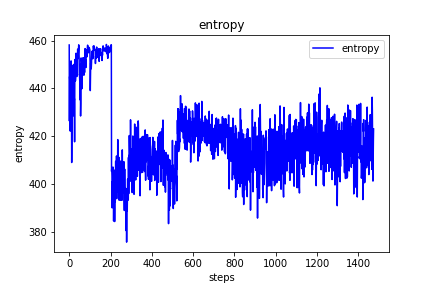
#> input picture entropy.png, 432 x 288 px
$ python -i util.py   (imports and definitions only)   (older library calls are emulated)
#> lines starting #> are read from the running program, lines starting #| are printed output that depends on the picture
#!/usr/bin/env python
# coding: utf-8

# In[ ]:


# util
import numpy as np
import time
from PIL import Image
from config import IMG_H, IMG_W


def get_seed():
    t      = str(time.time()).split('.')
    first  = t[0][-7:]
    second = t[1][:2]
    if len(second) < 2:
        second = second + '0' * (2 - len(second))
    return int(first + second)


def gray_scale(im):
    im = Image.fromarray(im).convert("L")
    im = np.array(im).astype("uint8")
    return im[:, :, np.newaxis]


def resize(im):
    im = Image.fromarray(im.astype(np.uint8))
    im = im.resize((IMG_W, IMG_H), Image.ANTIALIAS)
    im = np.array(im).astype("uint8")
    return im


def resize_gray(im):
    # combine two functions above
    return gray_scale(resize(im))

>>> import cv2
>>> picture = cv2.imread('entropy.png', cv2.IMREAD_GRAYSCALE)
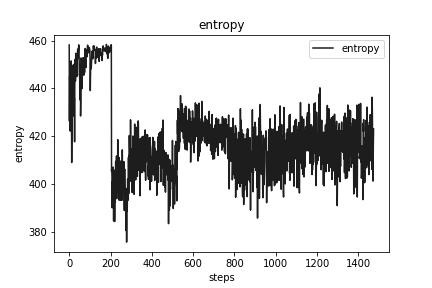
#> picture: shape (288, 432); min 0, max 255, mean 221.9
#> (the run stopped early here; a loop or call above may not have finished)

$ run again, on loss.png
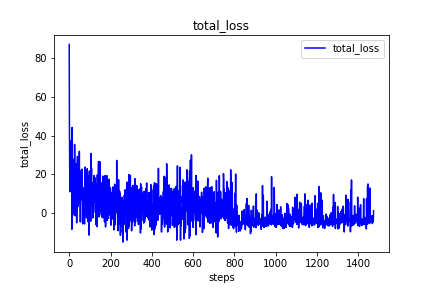
#> input picture loss.png, 432 x 288 px
#> `picture = cv2.imread('entropy.png', cv2.IMREAD_GRAYSCALE)`:
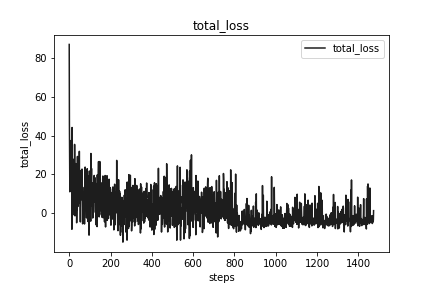
#> picture: shape (288, 432); min 0, max 255, mean 230.5
